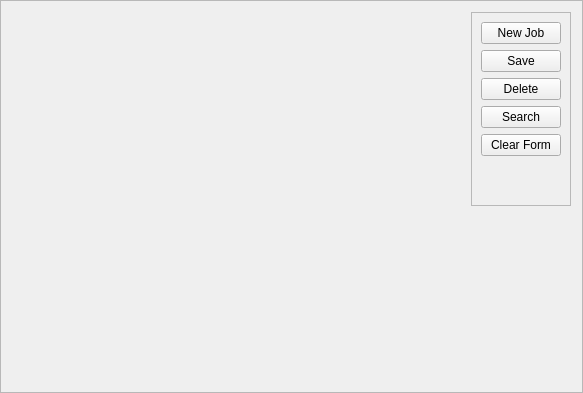
<?xml version="1.0" encoding="UTF-8"?>
<ui version="4.0">
 <class>AutoJob</class>
 <widget class="QFrame" name="AutoJob">
  <property name="geometry">
   <rect>
    <x>0</x>
    <y>0</y>
    <width>583</width>
    <height>393</height>
   </rect>
  </property>
  <property name="windowTitle">
   <string>Frame</string>
  </property>
  <property name="frameShape">
   <enum>QFrame::StyledPanel</enum>
  </property>
  <property name="frameShadow">
   <enum>QFrame::Raised</enum>
  </property>
  <layout class="QGridLayout" name="gridLayout">
   <item row="0" column="0">
    <widget class="QcjDataFrame" name="dataFrame">
     <property name="toolTip">
      <string/>
     </property>
     <property name="whatsThis">
      <string/>
     </property>
     <property name="frameShape">
      <enum>QFrame::NoFrame</enum>
     </property>
     <property name="xml_definition" stdset="0">
      <string>form_definition</string>
     </property>
     <layout class="QVBoxLayout" name="verticalLayout">
      <property name="margin">
       <number>0</number>
      </property>
      <item>
       <widget class="QFrame" name="frame">
        <property name="frameShape">
         <enum>QFrame::NoFrame</enum>
        </property>
        <property name="frameShadow">
         <enum>QFrame::Raised</enum>
        </property>
        <layout class="QHBoxLayout" name="horizontalLayout">
         <property name="margin">
          <number>0</number>
         </property>
         <item>
          <widget class="QcjDataForm" name="dataForm">
           <property name="toolTip">
            <string>&lt;html&gt;This is a form entering in the labor information of predifined jobs. It's xml form name is &lt;em&gt;auto_job_form&lt;/em&gt;&lt;/html&gt;</string>
           </property>
           <property name="whatsThis">
            <string>&lt;html&gt;This form is for defining jobs. It's xml form name is &lt;em&gt;auto_job_form&lt;/em&gt;&lt;/html&gt;</string>
           </property>
           <property name="xml_definition" stdset="0">
            <string>auto_job_form</string>
           </property>
          </widget>
         </item>
         <item>
          <widget class="QFrame" name="frame_13">
           <property name="sizePolicy">
            <sizepolicy hsizetype="Maximum" vsizetype="Preferred">
             <horstretch>0</horstretch>
             <verstretch>0</verstretch>
            </sizepolicy>
           </property>
           <property name="frameShape">
            <enum>QFrame::StyledPanel</enum>
           </property>
           <property name="frameShadow">
            <enum>QFrame::Raised</enum>
           </property>
           <layout class="QVBoxLayout">
            <property name="spacing">
             <number>6</number>
            </property>
            <property name="margin">
             <number>9</number>
            </property>
            <item>
             <widget class="QPushButton" name="newBtn">
              <property name="text">
               <string>New Job</string>
              </property>
             </widget>
            </item>
            <item>
             <widget class="QPushButton" name="saveBtn">
              <property name="text">
               <string>Save</string>
              </property>
             </widget>
            </item>
            <item>
             <widget class="QPushButton" name="deleteBtn">
              <property name="text">
               <string>Delete</string>
              </property>
             </widget>
            </item>
            <item>
             <widget class="QPushButton" name="searchBtn">
              <property name="text">
               <string>Search</string>
              </property>
             </widget>
            </item>
            <item>
             <widget class="QPushButton" name="clearBtn">
              <property name="text">
               <string>Clear Form</string>
              </property>
             </widget>
            </item>
            <item>
             <spacer>
              <property name="orientation">
               <enum>Qt::Vertical</enum>
              </property>
              <property name="sizeType">
               <enum>QSizePolicy::Maximum</enum>
              </property>
              <property name="sizeHint" stdset="0">
               <size>
                <width>20</width>
                <height>40</height>
               </size>
              </property>
             </spacer>
            </item>
           </layout>
          </widget>
         </item>
        </layout>
       </widget>
      </item>
      <item>
       <widget class="QcjDataTable" name="dataTable">
        <property name="toolTip">
         <string/>
        </property>
        <property name="whatsThis">
         <string>&lt;html&gt;This table is for selecting jobs to modify. It's xml form name is &lt;em&gt;auto_job_table&lt;/em&gt;&lt;/html&gt;</string>
        </property>
        <property name="xml_definition" stdset="0">
         <string>auto_job_table</string>
        </property>
       </widget>
      </item>
     </layout>
    </widget>
   </item>
  </layout>
 </widget>
 <customwidgets>
  <customwidget>
   <class>QcjDataForm</class>
   <extends>QFrame</extends>
   <header>QcjData/QcjDataForm.h</header>
  </customwidget>
  <customwidget>
   <class>QcjDataFrame</class>
   <extends>QFrame</extends>
   <header>QcjData/QcjDataFrame.h</header>
   <container>1</container>
  </customwidget>
  <customwidget>
   <class>QcjDataTable</class>
   <extends>QFrame</extends>
   <header>QcjData/QcjDataTable.h</header>
  </customwidget>
 </customwidgets>
 <resources/>
 <connections/>
</ui>
